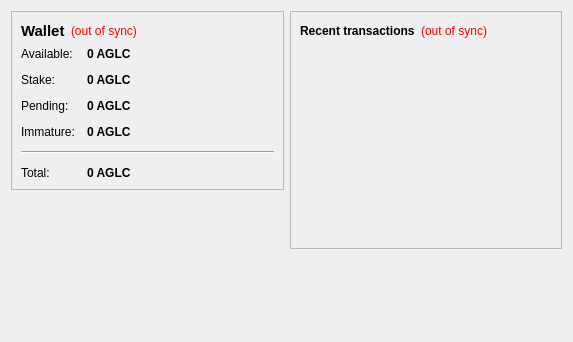
<?xml version="1.0" encoding="UTF-8"?>
<ui version="4.0">
 <class>OverviewPage</class>
 <widget class="QWidget" name="OverviewPage">
  <property name="geometry">
   <rect>
    <x>0</x>
    <y>0</y>
    <width>573</width>
    <height>342</height>
   </rect>
  </property>
  <property name="windowTitle">
   <string>Form</string>
  </property>
  <layout class="QHBoxLayout" name="horizontalLayout" stretch="1,1">
   <item>
    <layout class="QVBoxLayout" name="verticalLayout_2">
     <item>
      <widget class="QFrame" name="frame">
       <property name="frameShape">
        <enum>QFrame::StyledPanel</enum>
       </property>
       <property name="frameShadow">
        <enum>QFrame::Raised</enum>
       </property>
       <layout class="QVBoxLayout" name="verticalLayout_4">
        <item>
         <layout class="QHBoxLayout" name="horizontalLayout_4">
          <item>
           <widget class="QLabel" name="label_5">
            <property name="font">
             <font>
              <pointsize>11</pointsize>
              <weight>75</weight>
              <bold>true</bold>
             </font>
            </property>
            <property name="text">
             <string>Wallet</string>
            </property>
           </widget>
          </item>
          <item>
           <widget class="QLabel" name="labelWalletStatus">
            <property name="toolTip">
             <string>The displayed information may be out of date. Your wallet automatically synchronizes with the Agrolifecoin network after a connection is established, but this process has not completed yet.</string>
            </property>
            <property name="styleSheet">
             <string notr="true">QLabel { color: red; }</string>
            </property>
            <property name="text">
             <string notr="true">(out of sync)</string>
            </property>
            <property name="alignment">
             <set>Qt::AlignLeading|Qt::AlignLeft|Qt::AlignVCenter</set>
            </property>
           </widget>
          </item>
          <item>
           <spacer name="horizontalSpacer_2">
            <property name="orientation">
             <enum>Qt::Horizontal</enum>
            </property>
            <property name="sizeHint" stdset="0">
             <size>
              <width>40</width>
              <height>20</height>
             </size>
            </property>
           </spacer>
          </item>
         </layout>
        </item>
        <item>
         <layout class="QFormLayout" name="formLayout_2">
          <property name="fieldGrowthPolicy">
           <enum>QFormLayout::AllNonFixedFieldsGrow</enum>
          </property>
          <property name="horizontalSpacing">
           <number>12</number>
          </property>
          <property name="verticalSpacing">
           <number>12</number>
          </property>
          <item row="0" column="0">
           <widget class="QLabel" name="label">
            <property name="text">
             <string>Available:</string>
            </property>
           </widget>
          </item>
          <item row="0" column="1">
           <widget class="QLabel" name="labelBalance">
            <property name="font">
             <font>
              <weight>75</weight>
              <bold>true</bold>
             </font>
            </property>
            <property name="cursor">
             <cursorShape>IBeamCursor</cursorShape>
            </property>
            <property name="toolTip">
             <string>Your current spendable balance</string>
            </property>
            <property name="text">
             <string notr="true">0 AGLC</string>
            </property>
            <property name="textInteractionFlags">
             <set>Qt::LinksAccessibleByMouse|Qt::TextSelectableByKeyboard|Qt::TextSelectableByMouse</set>
            </property>
           </widget>
          </item>
          <item row="1" column="0">
           <widget class="QLabel" name="label_6">
            <property name="text">
             <string>Stake:</string>
            </property>
           </widget>
          </item>
          <item row="1" column="1">
           <widget class="QLabel" name="labelStake">
            <property name="font">
             <font>
              <weight>75</weight>
              <bold>true</bold>
             </font>
            </property>
            <property name="cursor">
             <cursorShape>IBeamCursor</cursorShape>
            </property>
            <property name="toolTip">
             <string>Total of coins that was staked, and do not yet count toward the current balance</string>
            </property>
            <property name="text">
             <string notr="true">0 AGLC</string>
            </property>
            <property name="textInteractionFlags">
             <set>Qt::LinksAccessibleByMouse|Qt::TextSelectableByKeyboard|Qt::TextSelectableByMouse</set>
            </property>
           </widget>
          </item>
          <item row="2" column="0">
           <widget class="QLabel" name="label_3">
            <property name="text">
             <string>Pending:</string>
            </property>
           </widget>
          </item>
          <item row="2" column="1">
           <widget class="QLabel" name="labelUnconfirmed">
            <property name="font">
             <font>
              <weight>75</weight>
              <bold>true</bold>
             </font>
            </property>
            <property name="cursor">
             <cursorShape>IBeamCursor</cursorShape>
            </property>
            <property name="toolTip">
             <string>Total of transactions that have yet to be confirmed, and do not yet count toward the current balance</string>
            </property>
            <property name="text">
             <string notr="true">0 AGLC</string>
            </property>
            <property name="textInteractionFlags">
             <set>Qt::LinksAccessibleByMouse|Qt::TextSelectableByKeyboard|Qt::TextSelectableByMouse</set>
            </property>
           </widget>
          </item>
          <item row="3" column="0">
           <widget class="QLabel" name="labelImmatureText">
            <property name="text">
             <string>Immature:</string>
            </property>
           </widget>
          </item>
          <item row="3" column="1">
           <widget class="QLabel" name="labelImmature">
            <property name="font">
             <font>
              <weight>75</weight>
              <bold>true</bold>
             </font>
            </property>
            <property name="toolTip">
             <string>Mined balance that has not yet matured</string>
            </property>
            <property name="text">
             <string notr="true">0 AGLC</string>
            </property>
            <property name="textInteractionFlags">
             <set>Qt::LinksAccessibleByMouse|Qt::TextSelectableByKeyboard|Qt::TextSelectableByMouse</set>
            </property>
           </widget>
          </item>
          <item row="4" column="0" colspan="2">
           <widget class="Line" name="line">
            <property name="orientation">
             <enum>Qt::Horizontal</enum>
            </property>
           </widget>
          </item>
          <item row="5" column="0">
           <widget class="QLabel" name="labelTotalText">
            <property name="text">
             <string>Total:</string>
            </property>
           </widget>
          </item>
          <item row="5" column="1">
           <widget class="QLabel" name="labelTotal">
            <property name="font">
             <font>
              <weight>75</weight>
              <bold>true</bold>
             </font>
            </property>
            <property name="cursor">
             <cursorShape>IBeamCursor</cursorShape>
            </property>
            <property name="toolTip">
             <string>Your current total balance</string>
            </property>
            <property name="text">
             <string notr="true">0 AGLC</string>
            </property>
            <property name="textInteractionFlags">
             <set>Qt::LinksAccessibleByMouse|Qt::TextSelectableByKeyboard|Qt::TextSelectableByMouse</set>
            </property>
           </widget>
          </item>
         </layout>
        </item>
       </layout>
      </widget>
     </item>
     <item>
      <spacer name="verticalSpacer">
       <property name="orientation">
        <enum>Qt::Vertical</enum>
       </property>
       <property name="sizeHint" stdset="0">
        <size>
         <width>20</width>
         <height>40</height>
        </size>
       </property>
      </spacer>
     </item>
    </layout>
   </item>
   <item>
    <layout class="QVBoxLayout" name="verticalLayout_3">
     <item>
      <widget class="QFrame" name="frame_2">
       <property name="frameShape">
        <enum>QFrame::StyledPanel</enum>
       </property>
       <property name="frameShadow">
        <enum>QFrame::Raised</enum>
       </property>
       <layout class="QVBoxLayout" name="verticalLayout">
        <item>
         <layout class="QHBoxLayout" name="horizontalLayout_2">
          <item>
           <widget class="QLabel" name="label_4">
            <property name="text">
             <string>&lt;b&gt;Recent transactions&lt;/b&gt;</string>
            </property>
           </widget>
          </item>
          <item>
           <widget class="QLabel" name="labelTransactionsStatus">
            <property name="toolTip">
             <string>The displayed information may be out of date. Your wallet automatically synchronizes with the Agrolifecoin network after a connection is established, but this process has not completed yet.</string>
            </property>
            <property name="styleSheet">
             <string notr="true">QLabel { color: red; }</string>
            </property>
            <property name="text">
             <string notr="true">(out of sync)</string>
            </property>
            <property name="alignment">
             <set>Qt::AlignRight|Qt::AlignTrailing|Qt::AlignVCenter</set>
            </property>
           </widget>
          </item>
          <item>
           <spacer name="horizontalSpacer">
            <property name="orientation">
             <enum>Qt::Horizontal</enum>
            </property>
            <property name="sizeHint" stdset="0">
             <size>
              <width>40</width>
              <height>20</height>
             </size>
            </property>
           </spacer>
          </item>
         </layout>
        </item>
        <item>
         <widget class="QListView" name="listTransactions">
          <property name="styleSheet">
           <string notr="true">QListView { background: transparent; }</string>
          </property>
          <property name="frameShape">
           <enum>QFrame::NoFrame</enum>
          </property>
          <property name="verticalScrollBarPolicy">
           <enum>Qt::ScrollBarAlwaysOff</enum>
          </property>
          <property name="horizontalScrollBarPolicy">
           <enum>Qt::ScrollBarAlwaysOff</enum>
          </property>
          <property name="selectionMode">
           <enum>QAbstractItemView::NoSelection</enum>
          </property>
         </widget>
        </item>
       </layout>
      </widget>
     </item>
     <item>
      <spacer name="verticalSpacer_2">
       <property name="orientation">
        <enum>Qt::Vertical</enum>
       </property>
       <property name="sizeHint" stdset="0">
        <size>
         <width>20</width>
         <height>40</height>
        </size>
       </property>
      </spacer>
     </item>
    </layout>
   </item>
  </layout>
 </widget>
 <resources/>
 <connections/>
</ui>
